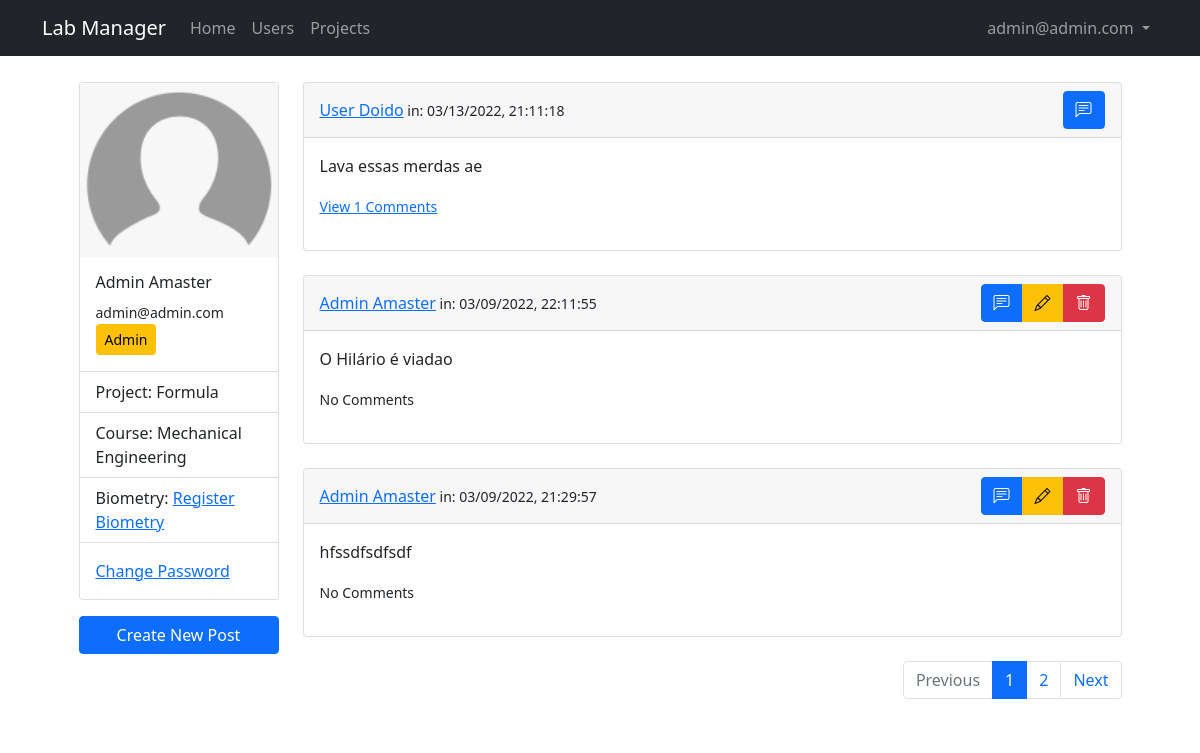
The page /profile (signed in) on the database its author committed.
### lab_manager/models.py (models this page shows, shortened)
class User(db.Model, UserMixin):
    id = db.Column(db.Integer, primary_key = True)
    email = db.Column(db.String(50), unique = True)
    name = db.Column(db.String(150))
    password = db.Column(db.String(128))
    date_created = db.Column(db.DateTime, default = datetime.utcnow)
    biometry = db.Column(db.Boolean, default = False, nullable = False)
    project = db.Column(db.Integer, nullable = False)
    grr = db.Column(db.Integer, unique = True)
    course = db.Column(db.String(50))
    approved_by = db.Column(db.Integer)
    date_approved = db.Column(db.DateTime, default = datetime.utcnow)
    approved = db.Column(db.Boolean, default = False, nullable = False)
    admin = db.Column(db.Boolean, default = False, nullable = False)
    projects = db.relationship('Project', backref="user", passive_deletes = False)
    posts = db.relationship('Post', backref="user", passive_deletes = True)
    comments = db.relationship('Comment', backref="user", passive_deletes = True)

class Post(db.Model):
    id = db.Column(db.Integer, primary_key = True)
    text = db.Column(db.Text, nullable = False)
    date_created = db.Column(db.DateTime, default = datetime.utcnow)
    author = db.Column(db.Integer, db.ForeignKey('user.id', ondelete='CASCADE'), nullable = False)
    comments = db.relationship('Comment', backref="post", passive_deletes=True)

### lab_manager/users/routes.py (the view)
@users.route("/profile")
@login_required
def profile():
    page = request.args.get('page', 1, type=int)
    posts = Post.query.order_by(Post.date_created.desc()).paginate(page, 3, False)
    next_url = url_for('users.profile', page=posts.next_num) \
        if posts.has_next else None
    prev_url = url_for('users.profile', page=posts.prev_num) \
        if posts.has_prev else None
    return render_template('users/profile.jinja2', title=current_user.name, user=current_user, posts=posts, next_url=next_url, prev_url=prev_url)

### lab_manager/__init__.py (called while the page is built)
def create_app(config_class=Config):
    app = Flask(__name__)
    app.config.from_object(Config)
    db.init_app(app)
    migrate.init_app(app, db)
    from lab_manager.main.routes import main
    app.register_blueprint(main)
    from lab_manager.users.routes import users
    app.register_blueprint(users)
    from lab_manager.admin.routes import admin
    app.register_blueprint(admin)
    from lab_manager.posts.routes import posts
    app.register_blueprint(posts)
    from .models import User, Project, Post
    initialize_database(app)
    login_manager.init_app(app)
    @login_manager.user_loader
    def load_user(id):
        return User.query.get(int(id))
    return app

### lab_manager/templates/users/profile.jinja2 (shortened to what this page needs)
{% extends "./layout.jinja2" %}
{% block content %}
<div class="row justify-content-md-center">
    <div class="col-md-3 card-col">
        <div class="card">
            <img class="img-fluid" src="{{ url_for('static', filename='img/default_user.png')}}" class="card-img-top" alt="Profile Picture">
            <div class="card-body">
                <h6 class="card-title">{{ user.name }}</h5>
                <small class="card-text">{{ user.email }}</small>
                {% if not user.admin %}
                    {% if not user.approved %} <button type="button" class="btn btn-warning btn-sm" data-bs-toggle="modal" data-bs-target="#approval_info">Waiting for Approval</button> {% else %} <button type="button" class="btn btn-success btn-sm">Approved</button> {% endif %}
                {% else %}
                    <button type="button" class="btn btn-warning btn-sm">Admin</button>
                {% endif %}
            </div>
            <ul class="list-group list-group-flush">
                <li class="list-group-item">Project: {{ user.project }}</li>
                <li class="list-group-item">Course: {% if not user.course %} <a href="">Enter Course</a> {% else %} {{ user.course }} {% endif %}</li>
                <li class="list-group-item">Biometry: {% if not user.approved and not user.admin %} Waiting for Approval {% elif not user.biometry %} <a href="">Register Biometry</a> {% else %} Biometry registered {% endif %} </li>
            </ul>
            <div class="card-body">
                <a href="#" class="card-link">Change Password</a>
            </div>
        </div>
        <div class="d-grid card-buttons">
        <button type="button" class="btn btn-primary" data-bs-toggle="modal" data-bs-target="#newPost">Create New Post</button>
        </div>
    </div>
    <div class="col-md-9">
        {% for post in posts.items %}
            {% include "./users/_posts.jinja2" %}
        {% endfor %}
        <nav aria-label="Page navigation example">
        <ul class="pagination justify-content-end">
            {% if posts.has_prev %}
                <li class="page-item">
                    <a class="page-link" href="{{prev_url}}">Previous</a>
                </li>
            {% else %}
                <li class="page-item disabled">
                    <a class="page-link">Previous</a>
                </li>
            {% endif %}
            {% for page_num in posts.iter_pages() %}
                {% if page_num %}
                    {% if page_num != posts.page %}
                        <li class="page-item"><a class="page-link" href="{{ url_for('users.profile', page=page_num) }}">{{ page_num }}</a></li>
                    {% else %}
                        <li class="page-item active"><a class="page-link" href="#">{{ page_num }}</a></li>
                    {% endif %}
                {% else %}
                    <li class="page-item"><a class="page-link" href="#">...</a></li>
                {% endif %}
            {% endfor %}
            {% if posts.has_next %}
                <li class="page-item">
                    <a class="page-link" href="{{next_url}}">Next</a>
                </li>
            {% else %}
                <li class="page-item disabled">
                    <a class="page-link">Previous</a>
                </li>
            {% endif %}
        </ul>
        </nav>
    </div>
</div>
{% endblock content %}

### lab_manager/templates/layout.jinja2 (shortened to what this page needs)
<!DOCTYPE html>
<html lang="en">
<head>
    <link href="https://cdn.jsdelivr.net/npm/bootstrap@5.1.3/dist/css/bootstrap.min.css" rel="stylesheet">
    <link rel="stylesheet" type="text/css" href="https://cdn.datatables.net/1.10.25/css/dataTables.bootstrap5.css">
    <link rel="stylesheet" href="https://cdn.jsdelivr.net/npm/bootstrap-icons@1.8.1/font/bootstrap-icons.css">
    <link rel="stylesheet" type="text/css" href="{{ url_for('static', filename='main.css') }}">
</head>
<body>
    <nav class="navbar navbar-expand-md navbar-dark bg-dark">
        <div class="container">
            <a class="navbar-brand mr-4" href="/">Lab Manager</a>
            <div class="collapse navbar-collapse" id="navbar">
                <div class="navbar-nav me-auto mb-2 mb-lg-0">
                    <a href="/" class="nav-item nav-link">Home</a>
                    {% if user.is_authenticated and user.admin==True %}
                        <a href="{{url_for('admin.users')}}" class="nav-item nav-link">Users</a>
                        <a href="{{url_for('admin.projects')}}" class="nav-item nav-link">Projects</a>
                    {% endif %}
                </div>
                <div class="navbar-nav">
                    {% if user.is_authenticated and user.admin==False %}
                        <li class="nav-item dropdown">
                            <a class="nav-link dropdown-toggle" href="#" id="navbarDropdown" role="button" data-bs-toggle="dropdown" aria-expanded="false"> {{user.email}} </a>
                            <ul class="dropdown-menu dropdown-menu-end" aria-labelledby="navbarDropdown">
                                <li><a class="dropdown-item" href="{{url_for('users.profile')}}">Profile</a></li>
                                <li><hr class="dropdown-divider"></li>
                                <li><a class="dropdown-item" href="{{url_for('users.logout')}}">Logout</a></li>
                            </ul>
                        </li>
                    {% elif user.is_authenticated and user.admin==True %}
                        <li class="nav-item dropdown">
                            <a class="nav-link dropdown-toggle" href="#" id="navbarDropdown" role="button" data-bs-toggle="dropdown" aria-expanded="false"> {{user.email}} </a>
                        </li>
                    {% else %}
                        <a href="{{url_for('users.login')}}" class="nav-item nav-link">Login</a>
                        <a href="{{url_for('users.register')}}" class="nav-item nav-link">Sign Up</a>
                    {% endif %}
                </div>
            </div>
        </div>
    </nav>
    <main class="container full-page" role="main">
        {% block content %}{% endblock content %}
    </main>
</body>
</html>

### lab_manager/templates/users/_posts.jinja2 (shortened to what this page needs)
<div class="card text">
    <div class="card-header d-flex justify-content-between align-items-center">
        <span><a href="">{{post.user.name}}</a><small class="mutted" > in: {{post.date_created.strftime("%m/%d/%Y, %H:%M:%S")}}</small></span>
        <div class="btn-group" role="group" aria-label="Basic mixed styles example">
            <a data-bs-toggle="modal" data-bs-target="#commentPost{{post.id}}" class="btn btn-primary"><i class="bi bi-chat-left-text"></i></a>
            {% if user.id == post.author %}
                <a class="btn btn-warning" data-bs-toggle="modal" data-bs-target="#editPost{{post.id}}"><i class="bi bi-pencil"></i></a>
                <a class="btn btn-danger" href="{{url_for('posts.remove_post', id=post.id)}}"><i class="bi bi-trash"></i></a>
            {% endif %}
        </div>
    </div>
    <div class="card-body">
        <p class="card-text">{{post.text}}</p>
            <p>
            {% if post.comments|length %}
                <a data-bs-toggle="collapse" href="#comments-{{post.id}}" aria-expanded="false" aria-controls="colapse-comments-{{post.id}}"><small>View {{post.comments|length}} Comments</small></a>
            {% else %}
                <small class="text-mutted">No Comments</small>
            {% endif %}
            </p>
    </div>
</div>
<br>

### lab_manager/static/main.css (style rules this page uses)
.full-page { background: #ffffff; padding: 10px 20px; margin-bottom: 20px; margin-top: 1rem; }
.card-col { width: 14rem; }
.card-buttons { margin-top: 1rem; align-items: center; }

### rows shown on the page
User: email "admin@admin.com", name "Admin Amaster", project "Formula", course "Mechanical Engineering"
Post: user.name "User Doido", date_created "03/13/2022, 21:11:18", text "Lava essas merdas ae", comments|length "1"
Post: user.name "Admin Amaster", date_created "03/09/2022, 22:11:55", text "O Hilário é viadao", shows "No Comments"
Post: user.name "Admin Amaster", date_created "03/09/2022, 21:29:57", text "hfssdfsdfsdf", shows "No Comments"

### other values the page prints
{{ page_num }} "1"
{{ page_num }} "2"
